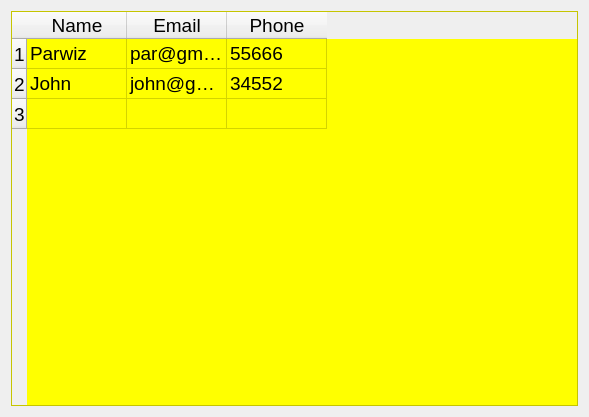
<?xml version="1.0" encoding="UTF-8"?>
<ui version="4.0">
 <class>Form</class>
 <widget class="QWidget" name="Form">
  <property name="geometry">
   <rect>
    <x>0</x>
    <y>0</y>
    <width>589</width>
    <height>417</height>
   </rect>
  </property>
  <property name="windowTitle">
   <string>Form</string>
  </property>
  <layout class="QVBoxLayout" name="verticalLayout">
   <item>
    <widget class="QTableWidget" name="tableWidget">
     <property name="font">
      <font>
       <pointsize>14</pointsize>
      </font>
     </property>
     <property name="styleSheet">
      <string notr="true">QTableWidget{
background-color:yellow
}</string>
     </property>
     <row>
      <property name="text">
       <string>1</string>
      </property>
     </row>
     <row>
      <property name="text">
       <string>2</string>
      </property>
     </row>
     <row>
      <property name="text">
       <string>3</string>
      </property>
     </row>
     <column>
      <property name="text">
       <string>Name</string>
      </property>
     </column>
     <column>
      <property name="text">
       <string>Email</string>
      </property>
     </column>
     <column>
      <property name="text">
       <string>Phone</string>
      </property>
     </column>
     <item row="0" column="0">
      <property name="text">
       <string>Parwiz</string>
      </property>
     </item>
     <item row="0" column="1">
      <property name="text">
       <string>par@gmail.com</string>
      </property>
     </item>
     <item row="0" column="2">
      <property name="text">
       <string>55666</string>
      </property>
     </item>
     <item row="1" column="0">
      <property name="text">
       <string>John</string>
      </property>
     </item>
     <item row="1" column="1">
      <property name="text">
       <string>john@gami.com</string>
      </property>
     </item>
     <item row="1" column="2">
      <property name="text">
       <string>34552</string>
      </property>
     </item>
     <item row="2" column="0">
      <property name="text">
       <string/>
      </property>
     </item>
    </widget>
   </item>
  </layout>
 </widget>
 <resources/>
 <connections/>
</ui>
